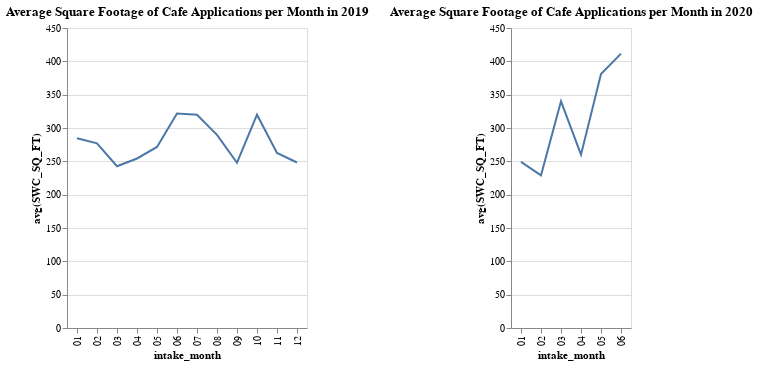

Notebook cell for this chart:
### Code cell
sqft_2019 = alt.Chart(pd_sqft_2019_apps_per_month).mark_line().encode(
    alt.X('intake_month'),
    alt.Y('avg(SWC_SQ_FT)',scale=alt.Scale(domain=(0, 450))),
).properties(title='Average Square Footage of Cafe Applications per Month in 2019')

sqft_2020 = alt.Chart(pd_sqft_2020_apps_per_month).mark_line().encode(
    alt.X('intake_month'),
    alt.Y('avg(SWC_SQ_FT)'),
).properties(title='Average Square Footage of Cafe Applications per Month in 2020')

alt.hconcat(
   sqft_2019,
   sqft_2020,
)

### Figure 1 — Vega-Lite specification as saved in the notebook (floating-point values rounded to 4 significant figures)
{"config": {"view": {"continuousWidth": 400, "continuousHeight": 300}}, "hconcat": [{"data": {"name": "data-35ceca9c8743af1b47b0b2a3f6afc493"}, "mark": "line", "encoding": {"x": {"type": "nominal", "field": "intake_month"}, "y": {"type": "quantitative", "field": "avg(SWC_SQ_FT)", "scale": {"domain": [0, 450]}}}, "title": "Average Square Footage of Cafe Applications per Month in 2019"}, {"data": {"name": "data-25d967486db0451e3e2180d7f2295903"}, "mark": "line", "encoding": {"x": {"type": "nominal", "field": "intake_month"}, "y": {"type": "quantitative", "field": "avg(SWC_SQ_FT)"}}, "title": "Average Square Footage of Cafe Applications per Month in 2020"}], "$schema": "https://vega.github.io/schema/vega-lite/v4.8.1.json", "datasets": {"data-35ceca9c8743af1b47b0b2a3f6afc493": [{"intake_month": "01", "avg(SWC_SQ_FT)": 284.6}, {"intake_month": "02", "avg(SWC_SQ_FT)": 277.0}, {"intake_month": "03", "avg(SWC_SQ_FT)": 242.6}, {"intake_month": "04", "avg(SWC_SQ_FT)": 254.3}, {"intake_month": "05", "avg(SWC_SQ_FT)": 271.5}, {"intake_month": "06", "avg(SWC_SQ_FT)": 321.7}, {"intake_month": "07", "avg(SWC_SQ_FT)": 319.9}, {"intake_month": "08", "avg(SWC_SQ_FT)": 289.7}, {"intake_month": "09", "avg(SWC_SQ_FT)": 247.9}, {"intake_month": "10", "avg(SWC_SQ_FT)": 319.9}, {"intake_month": "11", "avg(SWC_SQ_FT)": 262.5}, {"intake_month": "12", "avg(SWC_SQ_FT)": 248.2}], "data-25d967486db0451e3e2180d7f2295903": [{"intake_month": "01", "avg(SWC_SQ_FT)": 249.3}, {"intake_month": "02", "avg(SWC_SQ_FT)": 229.1}, {"intake_month": "03", "avg(SWC_SQ_FT)": 340.1}, {"intake_month": "04", "avg(SWC_SQ_FT)": 260.0}, {"intake_month": "05", "avg(SWC_SQ_FT)": 381.0}, {"intake_month": "06", "avg(SWC_SQ_FT)": 411.5}]}}
